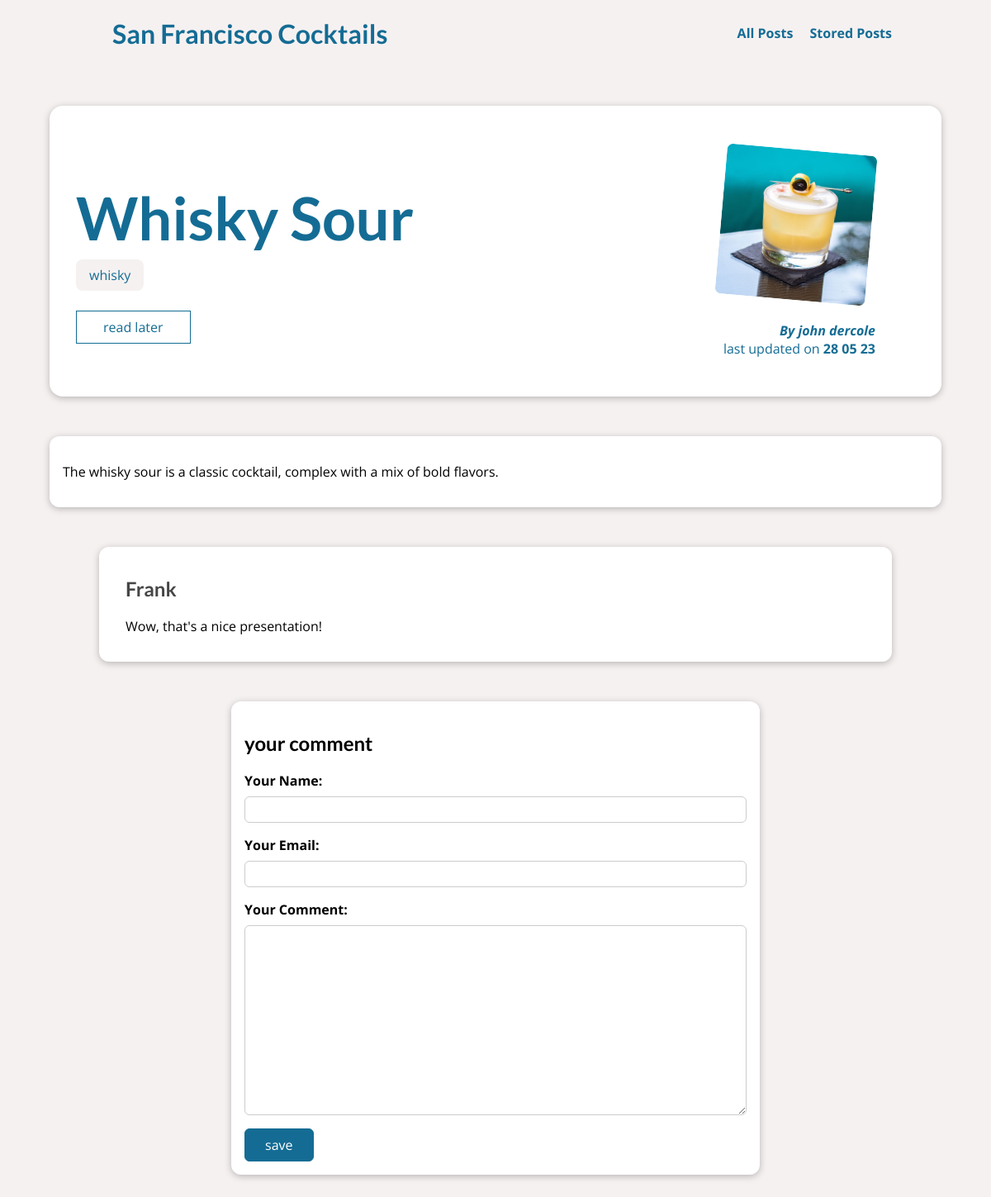
Screenshot of /posts/whisky-sour with the database file from the repository.
### blog/models.py (models this page shows, shortened)
class Post(models.Model):
    title = models.CharField(max_length=150)
    excerpt = models.CharField(max_length=300)
    image = models.ImageField(upload_to="posts", null=True)
    date = models.DateField(auto_now=True)
    slug = models.SlugField(unique=True, db_index=True)
    content = models.TextField(validators=[MinLengthValidator(10)])
    author = models.ForeignKey(Author, on_delete=models.SET_NULL, null=True, related_name="posts")
    tags = models.ManyToManyField(Tag)

class Tag(models.Model):
    caption = models.CharField(max_length=20)

class Author(models.Model):
    first_name = models.CharField(max_length=100)
    last_name = models.CharField(max_length=100)
    email_address = models.EmailField()
    def __str__(self):
        return f"{self.first_name} {self.last_name}"

class Comment(models.Model):
    user_name = models.CharField(max_length=120)
    user_email = models.EmailField()
    text = models.TextField(max_length=500)
    post = models.ForeignKey(Post, on_delete=models.CASCADE, related_name="comments")

### blog/views.py (the view, shortened to what this page needs)
# urls.py: path("posts/<slug:slug>", views.SinglePostView.as_view(), name="post-detail-page"),
class SinglePostView(View):
    def is_stored_post(self, request, post_id):
        stored_posts = request.session.get("stored_posts")
        if stored_posts is not None:
            is_saved_for_later = post_id in stored_posts
        else:
            is_saved_for_later = False
        return is_saved_for_later
    def get(self, request, slug):
        post = Post.objects.get(slug=slug)
        context = {
            "post": post,
            "post_tags": post.tags.all(),
            "comment_form": CommentForm(),
            "comments": post.comments.all().order_by("-id"),
            "saved_for_later": self.is_stored_post(request, post.id)
        }
        return render(request, "blog/post-detail.html", context)

### blog/forms.py
class CommentForm(forms.ModelForm):
    class Meta:
        model = Comment
        exclude = ['post']
        labels = {
            "user_name": "Your Name",
            "user_email": "Your Email",
            "text": "Your Comment"
        }

### blog/templates/blog/post-detail.html (shortened to what this page needs)
{% extends "base.html" %}
{% load static %}
{% block css_files %}
    <link rel="stylesheet"  href="{% static 'blog/post-detail.css' %}" />
{% endblock %}
{% block content %}
    <section id="summary" >
        <h2>{{ post.title }}</h2>
        <div>
            {% for tag in post_tags %}
                <span class="tag" >{{ tag.caption }}</span>
            {%  endfor %}
        </div>
        <div id="read-later">
            <form action="{% url 'read-later' %}" method="POST">
                <button>
                    {% if saved_for_later %}
                        remove from read later
                    {% else %}
                        read later
                    {% endif  %}
                </button>
            </form>
        </div>
        <article>
            <img src="{{ post.image.url }}" alt="{{ post.title }}" />
            <address>By <a href="mailto:{{ post.author.email_address }}">{{ post.author }}</a></address>
            <div>
                last updated on <time>{{ post.date|date:"d m y" }}</time>
            </div>
        </article>
    </section>
    <main>
        {{ post.content|linebreaks }}
    </main>
    <section id="comments">
        <ul>
            {% for comment in comments %}
                <li>
                    <h2>{{ comment.user_name }}</h2>
                    <p>{{ comment.text }}</p>
                </li>
            {% endfor %}
        </ul>
    </section>
    <section id="comment-form">
        <h2>your comment</h2>
        <form action="{% url 'post-detail-page' post.slug %}" method="POST">
            {% for form_field in comment_form %}
                <div class="form-control">
                    {{ form_field.label_tag }}
                    {{ form_field }}
                </div>
            {% endfor %}
            <button>save</button>
        </form>
    </section>
{% endblock %}

### static/app.css (style rules this page uses)
* { box-sizing: border-box; }
html { font-family: 'Open Sans', 'Lato', sans-serif; }
body { margin: 0; }
h1, h2, h3 { font-family: 'Lato', sans-serif; font-weight: bold; }

### blog/static/blog/post-detail.css (style rules this page uses)
body { background-color: #F6F1F1; }
#summary { margin: 8rem auto 3rem auto; padding: 2rem; width: 90%; max-width: 90rem; border-radius: 16px; background-color: white; position: relative; box-shadow: 0 2px 8px rgba(0, 0, 0, 0.25); height: 22rem; }
#summary h2 { color: #146C94; font-size: 4.5rem; margin-bottom: 1rem; }
#summary article { position: absolute; top: 2rem; right: 3rem; padding: 1rem 2rem; border-radius: 12px; text-align: right; color: #146C94; }
#summary article img { width: 12rem; height: 12rem; border-radius: 12px; transform: rotateZ(5deg); border: 5px solid white; margin-bottom: 1rem; }
#summary address { font-weight: bold; }
#summary a { color: #146C94; text-decoration: none; }
#summary time { font-weight: bold; }
#read-later { margin: 2rem 0; }
#read-later button { background-color: transparent; border: 1px solid #146C94; padding: 0.5rem 2rem; font: inherit; color: #146C94; cursor: pointer; }
main { width: 90%; max-width: 90rem; margin: 3rem auto; background-color: white; padding: 1rem; border-radius: 12px; box-shadow: 0 2px 8px rgba(0, 0, 0, 0.25); }
.tag { background-color: #F6F1F1; color: #146C94; padding: 0.5rem 1rem; border-radius: 8px; }
#comment-form { margin: 3rem auto; width: 90%; max-width: 40rem; border-radius: 12px; background-color: white; box-shadow: 0 2px 8px rgba(0, 0, 0, 0.25); padding: 1rem; }
#comment-form button { font: inherit; background-color: #146C94; color: white; border: 1px solid #146C94; padding: 0.5rem 1.5rem; border-radius: 6px; cursor: pointer; }
.form-control { margin-bottom: 1rem; }
.form-control label { font-weight: bold; margin-bottom: 0.5rem; display: block; }
.form-control input, .form-control textarea { display: block; width: 100%; font: inherit; padding: 0.25rem; border-radius: 6px; border: 1px solid #ccc; }
#comments { margin: 3rem auto; width: 90%; max-width: 60rem; border-radius: 12px; background-color: white; box-shadow: 0 2px 8px rgba(0, 0, 0, 0.25); padding: 1rem 2rem; }
#comments ul { list-style: none; margin: 0; padding: 0; }
#comments li { margin-bottom: 1rem; border-bottom: 2px solid #ccc; }
#comments li:last-of-type { border-bottom: none; }
#comments h2 { color: #464646; }

### rows the page displays
Post: title "Whisky Sour", image (picture), author "john dercole", date "28 05 23", content "The whisky sour is a classic cocktail, complex with a mix of bold flavors."
Tag: caption "whisky"
Comment: user_name "Frank", text "Wow, that's a nice presentation!"
